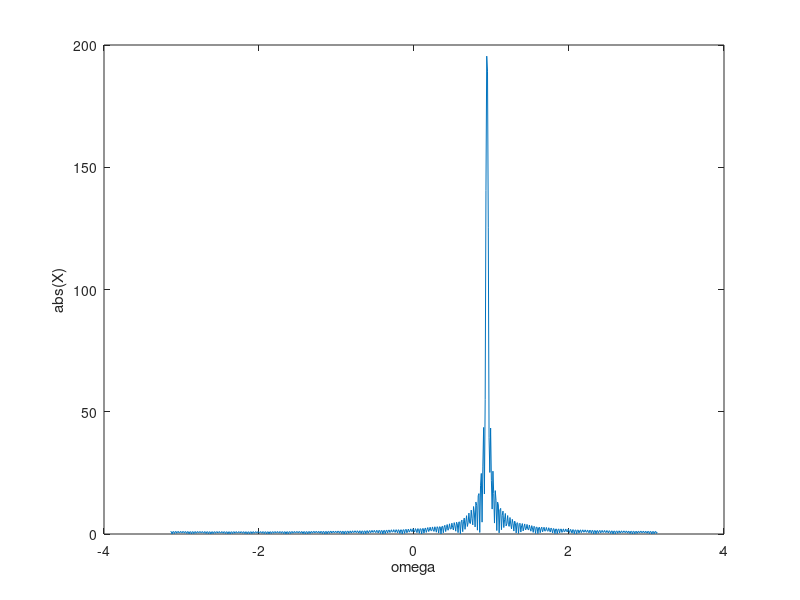

This chart was generated by the following MATLAB code:
function ex1_b()

w0 = pi/8;
M = 100;
%n = 0:M-1;

f = 1/48;
oversamplerate = 20;
fs = oversamplerate * f;
nr_per = 10;
n = 0:1/fs:nr_per*1/f;

length(n)
w = -pi:0.01:pi;
length(w);
j = sqrt(-1);
%x = exp(j*w0.*n);
x = cos(w0.*n) + j*sin(w0.*n);
%plot(n,x);
X = freqz(x,1,w);
m = abs(X);
max(m)
plot(w,m)
%stem(w,m)
xlabel('omega')
ylabel('abs(X)')

max(abs(sin(((w-w0).*length(n))/2) ./ sin((w-w0)/2)))



end